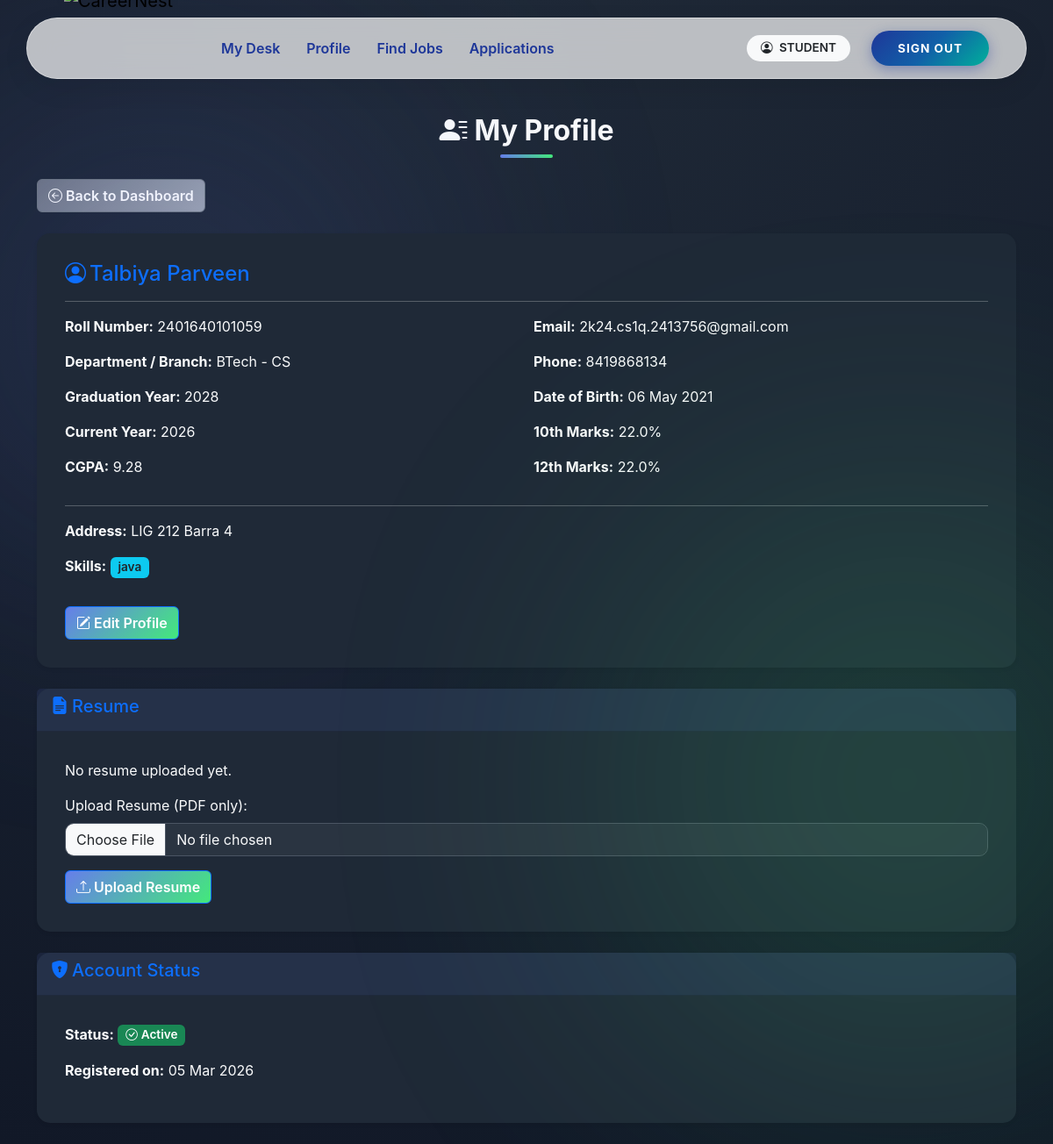
The app's page /student/profile (signed in) with its own data.
### app/models.py (models this page shows, shortened)
class User(UserMixin, db.Model):
    __tablename__ = "users"
    user_id = db.Column(db.Integer, primary_key=True)
    email = db.Column(db.String(120), unique=True, nullable=False)
    password_hash = db.Column(db.String(255), nullable=False)
    role = db.Column(db.String(20), nullable=False)
    is_active = db.Column(db.Boolean, default=True)
    is_approved = db.Column(db.Boolean, default=False)
    is_blacklisted = db.Column(db.Boolean, default=False)
    created_at = db.Column(db.DateTime, default=datetime.utcnow)
    student = db.relationship(
        "Student",
        back_populates="user",
        uselist=False,
        cascade="all, delete-orphan"
    )
    company = db.relationship(
        "Company",
        back_populates="user",
        uselist=False,
        cascade="all, delete-orphan"
    )
    admin = db.relationship(
        "Admin",
        back_populates="user",
        uselist=False,
        cascade="all, delete-orphan"
    )

class Student(db.Model):
    __tablename__ = "students"
    user_id = db.Column(
        db.Integer,
        db.ForeignKey("users.user_id", ondelete="CASCADE"),
        primary_key=True
    )
    full_name = db.Column(db.String(100), nullable=False)
    roll_number = db.Column(db.String(50), unique=True, nullable=False, index=True)
    graduation_year = db.Column(db.Integer, nullable=False)
    cgpa = db.Column(db.Float)
    tenth_marks = db.Column(db.Float)
    twelfth_marks = db.Column(db.Float)
    dob = db.Column(db.Date)
    year = db.Column(db.Integer)
    resume_filename = db.Column(db.String(200))
    phone = db.Column(db.String(20))
    address = db.Column(db.Text)
    skills = db.Column(db.Text)
    course = db.Column(db.String(100))
    branch = db.Column(db.String(100))
    created_at = db.Column(db.DateTime, default=datetime.utcnow)
    user = db.relationship("User", back_populates="student")
    applications = db.relationship(
        "Application",
        back_populates="student",
        cascade="all, delete-orphan"
    )

### app/student/routes.py (the view)
@student_bp.route('/profile')
@login_required
@role_required('student')
def profile():
    profile = current_user.student  # load the related Student record
    if not profile:
        flash('Profile not found.', 'danger')
        return redirect(url_for('student.dashboard'))
    return render_template('student/profile.html', profile=profile)

### app/utils.py (called while the page is built)
def role_required(required_role):
    def decorator(f):
        @wraps(f)
        def decorated_function(*args, **kwargs):
            if not current_user.is_authenticated:
                abort(401)
            if current_user.role != required_role:
                abort(403)
            if required_role in ["student", "company"] and not current_user.is_approved:
                abort(403)
            if current_user.is_blacklisted:
                abort(403)
            return f(*args, **kwargs)
        return decorated_function
    return decorator

### app/templates/student/profile.html (shortened to what this page needs)
{# {% extends 'base.html' %}
{% extends 'base.html' %}
{% block content %}
<h2 class="mb-4"><i class="bi bi-person-lines-fill me-2"></i>My Profile</h2>
<a href="{{ url_for('student.dashboard') }}" class="btn btn-secondary mb-4">
  <i class="bi bi-arrow-left-circle me-1"></i>Back to Dashboard
</a>
{% if profile %}
<div class="card shadow-sm mb-4">
  <div class="card-body">
    <h4 class="card-title text-primary">
      <i class="bi bi-person-circle me-1"></i>{{ profile.full_name }}
    </h4>
    <hr>
    <div class="row g-3">
      <div class="col-md-6">
        <p><strong>Roll Number:</strong> {{ profile.roll_number }}</p>
        <p>
          <strong>Department / Branch:</strong>
          {{ profile.course or 'N/A' }} - {{ profile.branch or 'N/A' }}
        </p>
        <p><strong>Graduation Year:</strong> {{ profile.graduation_year or 'N/A' }}</p>
        <p><strong>Current Year:</strong> {{ profile.year or 'N/A' }}</p>
        <p><strong>CGPA:</strong> {{ profile.cgpa or 'N/A' }}</p>
      </div>
      <div class="col-md-6">
        <p><strong>Email:</strong> {{ current_user.email }}</p>
        <p><strong>Phone:</strong> {{ profile.phone or 'N/A' }}</p>
        <p><strong>Date of Birth:</strong> {{ profile.dob.strftime('%d %b %Y') if profile.dob else 'N/A' }}</p>
        <p><strong>10th Marks:</strong> {{ profile.tenth_marks or 'N/A' }}%</p>
        <p><strong>12th Marks:</strong> {{ profile.twelfth_marks or 'N/A' }}%</p>
      </div>
    </div>
    <hr>
    <p><strong>Address:</strong> {{ profile.address or 'No address provided.' }}</p>
    <p><strong>Skills:</strong>
      {% if profile.skills %}
      {% for skill in profile.skills.split(',') %}
      <span class="badge bg-info text-dark me-1">{{ skill.strip() }}</span>
      {% endfor %}
      {% else %}
      No skills listed.
      {% endif %}
    </p>
    <a href="{{ url_for('student.edit_profile') }}" class="btn btn-primary mt-3">
      <i class="bi bi-pencil-square me-1"></i>Edit Profile
    </a>
  </div>
</div>
<div class="card shadow-sm mb-4">
  <div class="card-header text-primary">
    <h5><i class="bi bi-file-earmark-text-fill me-1"></i>Resume</h5>
  </div>
  <div class="card-body">
    {% if profile.resume_filename %}
    <p><strong>Current Resume:</strong> {{ profile.resume_filename }}</p>
    <a href="{{ url_for('student.download_resume') }}" class="btn btn-outline-primary btn-sm me-2">
      <i class="bi bi-download me-1"></i>Download
    </a>
    <a href="{{ url_for('static', filename='uploads/resumes/' + profile.resume_filename) }}" target="_blank">View Resume</a>
    <form action="{{ url_for('student.upload_resume') }}" method="POST" enctype="multipart/form-data" class="mt-3">
      <div class="mb-3">
        <label for="resume" class="form-label">
          Update Resume (PDF only):
        </label>
        <input type="file" class="form-control" id="resume" name="resume" accept=".pdf">
      </div>
      <button type="submit" class="btn btn-secondary btn-sm">
        <i class="bi bi-upload me-1"></i>Upload New Resume
      </button>
    </form>
    {% else %}
    <p>No resume uploaded yet.</p>
    <form action="{{ url_for('student.upload_resume') }}" method="POST" enctype="multipart/form-data">
      <div class="mb-3">
        <label for="resume" class="form-label">
          Upload Resume (PDF only):
        </label>
        <input type="file" class="form-control" id="resume" name="resume" accept=".pdf" required>
      </div>
      <button type="submit" class="btn btn-primary">
        <i class="bi bi-upload me-1"></i>Upload Resume
      </button>
    </form>
    {% endif %}
  </div>
</div>
<div class="card shadow-sm mb-4">
  <div class="card-header text-primary">
    <h5><i class="bi bi-shield-lock-fill me-1"></i>Account Status</h5>
  </div>
  <div class="card-body">
    <p><strong>Status:</strong>
      {% if current_user.is_blacklisted %}
      <span class="badge bg-danger">
        <i class="bi bi-slash-circle me-1"></i>Blacklisted
      </span>
      {% elif current_user.is_active %}
      <span class="badge bg-success">
        <i class="bi bi-check-circle me-1"></i>Active
      </span>
      {% else %}
      <span class="badge bg-secondary">
        <i class="bi bi-x-circle me-1"></i>Inactive
      </span>
      {% endif %}
    </p>
    <p><strong>Registered on:</strong>
      {{ current_user.created_at.strftime('%d %b %Y') if current_user.created_at else 'N/A' }}
    </p>
  </div>
</div>
{% else %}
<div class="alert alert-warning">
  <i class="bi bi-exclamation-triangle-fill me-1"></i>
  Profile not found. Please contact admin.
</div>
{% endif %}
{% endblock %}

### app/templates/base.html (shortened to what this page needs)
<!DOCTYPE html>
<html lang="en">
<head>
    <link href="https://cdn.jsdelivr.net/npm/bootstrap@5.3.2/dist/css/bootstrap.min.css" rel="stylesheet">
    <link rel="stylesheet" href="https://cdn.jsdelivr.net/npm/bootstrap-icons@1.10.5/font/bootstrap-icons.css">
</head>
<body>
    <div class="toast-container position-fixed top-0 end-0 p-3">
    </div>
    <header class="navbar-container">
        <nav class="navbar navbar-expand-lg navbar-island">
            <div class="container-fluid">
                <a class="navbar-brand " href="/">
                    <img src="{{ url_for('static', filename='img/CareerLogo.png') }}" alt="CareerNest">
                </a>
                <div class="collapse navbar-collapse" id="navMain">
                    <ul class="navbar-nav me-auto mb-2 mb-lg-0 ms-lg-4">
                        {% if current_user.is_authenticated %}
                        {% if current_user.role == 'admin' %}
                        <li class="nav-item"><a class="nav-link" href="{{ url_for('admin.dashboard') }}">Dashboard
                                Center</a></li>
                        <li class="nav-item"><a class="nav-link" href="{{ url_for('admin.students') }}">Students</a>
                        </li>
                        <li class="nav-item"><a class="nav-link" href="{{ url_for('admin.companies') }}">Companies</a>
                        </li>
                        <li class="nav-item"><a class="nav-link" href="{{ url_for('admin.drives') }}">Drives</a>
                        </li>
                        <li class="nav-item"><a class="nav-link"
                                href="{{ url_for('admin.applications') }}">Applications</a>
                        </li>
                        {% elif current_user.role == 'student' %}
                        <li class="nav-item"><a class="nav-link" href="{{ url_for('student.dashboard') }}">My Desk</a>
                        </li>
                        <li class="nav-item"><a class="nav-link" href="{{ url_for('student.profile') }}">Profile</a>
                        </li>
                        <li class="nav-item"><a class="nav-link" href="{{ url_for('student.drives') }}">Find Jobs</a>
                        </li>
                        <li class="nav-item"><a class="nav-link"
                                href="{{ url_for('student.applications') }}">Applications</a>
                        </li>
                        {% endif %}
                        {% else %}
                        <li class="nav-item"><a class="nav-link" href="/">Home</a></li>
                        {% endif %}
                    </ul>
                    <div class="d-flex flex-column flex-lg-row align-items-center">
                        {% if not current_user.is_authenticated %}
                        <a href="{{ url_for('auth.student_register') }}" class="btn btn-creative btn-student">Student
                            Join</a>
                        <a href="{{ url_for('auth.company_register') }}" class="btn btn-creative btn-student">Company
                            Join</a>
                        <a href="{{ url_for('auth.login') }}" class="btn btn-creative btn-login">Login</a>
                        {% else %}
                        <span class="badge rounded-pill bg-light text-dark px-3 py-2 me-3 d-none d-lg-block">
                            <i class="bi bi-person-circle me-1"></i> {{ current_user.role|upper }}
                        </span>
                        <a href="{{ url_for('auth.logout') }}" class="btn btn-creative btn-login">Sign Out</a>
                        {% endif %}
                    </div>
                </div>
            </div>
        </nav>
    </header>
    <main class="container page-content">
        {% block content %}{% endblock %}
    </main>
</body>
</html>

### app/templates/student/profile.html (style rules this page uses)
body { background: radial-gradient(circle at top, #1f2937 0%, #111827 100%); color: #f9fafb; font-family: 'Inter', sans-serif; min-height: 100vh; margin: 0; }
body::before, body::after { content: ''; position: fixed; border-radius: 50%; filter: blur(150px); opacity: 0.15; z-index: 0; }
body::before { width: 600px; height: 600px; background: #667eea; top: 5%; left: -10%; }
body::after { width: 700px; height: 700px; background: #43e97b; bottom: 5%; right: -15%; }
h2.mb-4 { font-size: 2rem; font-weight: 700; text-align: center; margin-bottom: 2rem; }
h2.mb-4::after { content: ''; display: block; width: 60px; height: 4px; background: linear-gradient(90deg, #667eea, #43e97b); border-radius: 2px; margin: 0.5rem auto 0 auto; }
.btn-secondary { background: linear-gradient(135deg, #6b7280, #9ca3af); color: #fff; font-weight: 600; }
.card { border: none; border-radius: 15px; background: #1f2937; color: #f9fafb; box-shadow: 0 8px 25px rgba(0, 0, 0, 0.3); }
.card-header { background: rgba(102, 126, 234, 0.1); color: #667eea; font-weight: 600; }
.card-body { padding: 2rem; }
.badge { font-weight: 600; font-size: 0.85rem; }
input.form-control[type="file"] { background-color: rgba(255, 255, 255, 0.05); color: #f9fafb; border-radius: 10px; border: 1px solid #4b5563; }
.btn-primary { background: linear-gradient(135deg, #667eea, #43e97b); color: #fff; font-weight: 600; transition: transform 0.2s; }

### records on screen
User: role "STUDENT", email "2k24.cs1q.2413756@gmail.com", created_at "05 Mar 2026"
Student: full_name "Talbiya Parveen", roll_number "2401640101059", course "BTech", branch "CS", graduation_year "2028", year "2026", cgpa "9.28", phone "8419868134", dob "06 May 2021", tenth_marks "22.0", twelfth_marks "22.0", address "LIG 212 Barra 4", strip "java"
